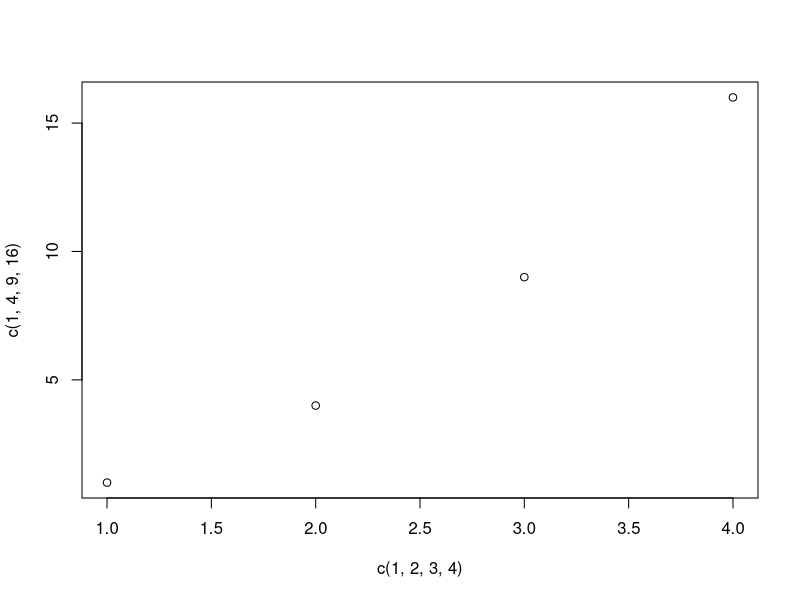
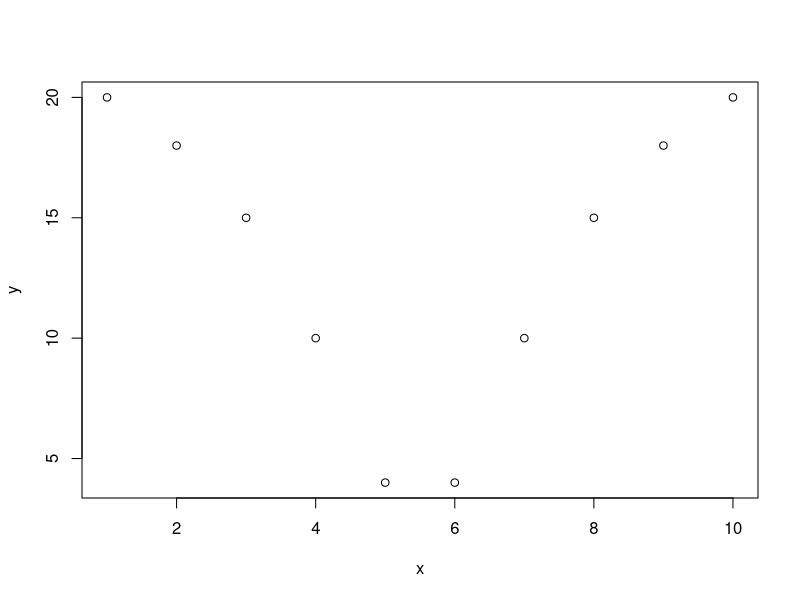
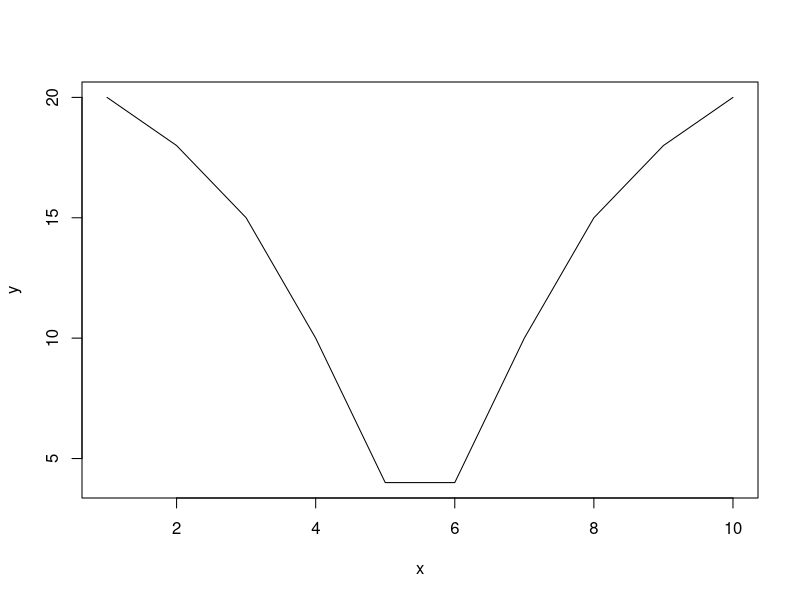
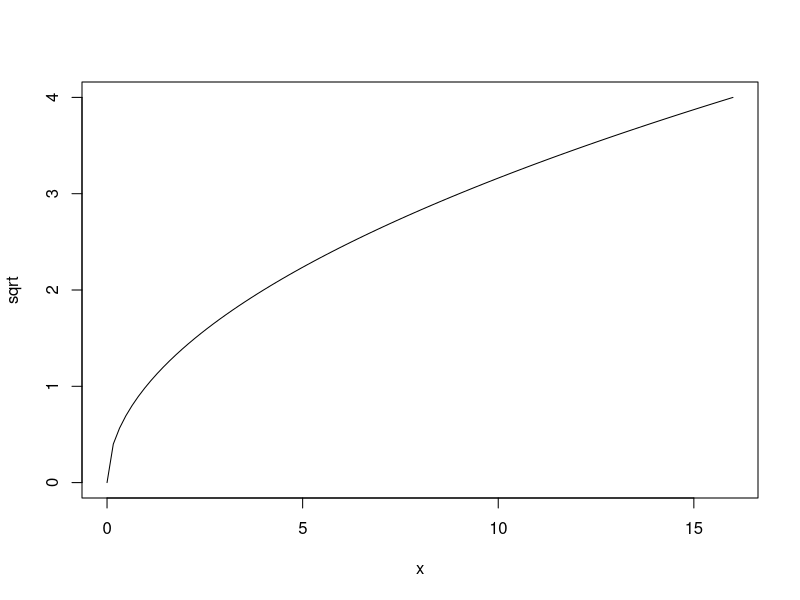
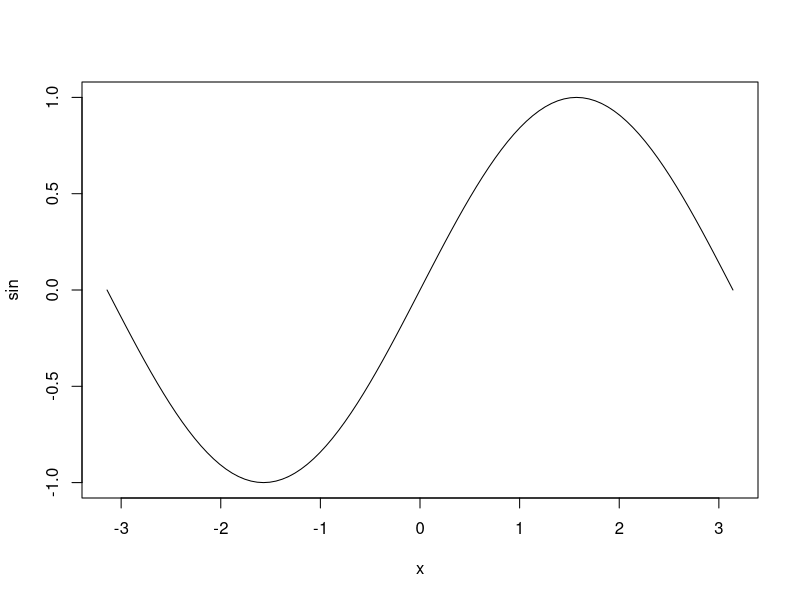

Write the R code that produced these figures, in order.
#Sum 3 plus 3
3+3

#Multiply 5 times 12
5*12

#Substract 3 to 4
4-3

#Division
47/17


#assign a numeric value to chocolatebar
chocolatebar <- 3
chocolatebar


#Assign to height 6
height <- 6


#Assign to weight 191
weight <- 191




#assign a character value to anyword
anyword <- "dog"
anyword

#do the same to another variable
dsfsdggs <- "dog"
dsfsdggs

#Logic
3<4
7>11


#Alfabetic order
"Daniel" > "Debbie"
"Daniel" > "Adrian"


#combine
c(1,3,8)

#Compute average
mean(c(1,3,8))

#plot a parabola
plot(x=c(1,2,3,4), y=c(1,4,9,16))



#run the following lines

x <- c(1,2,3,4,5,6,7,8,9,10)
y <- c(20, 18, 15, 10, 4, 4, 10, 15, 18, 20)

#Plot x and y

plot(x,y)

plot(x,y, "l")



#plot the sqrt function from 0 to 16
plot(sqrt, 0, 16)

#plot the sin function from -pi to pi
plot(sin, -pi, pi)


#install packages

install.packages("ggplot2")

library(ggplot2)

?ggplot



